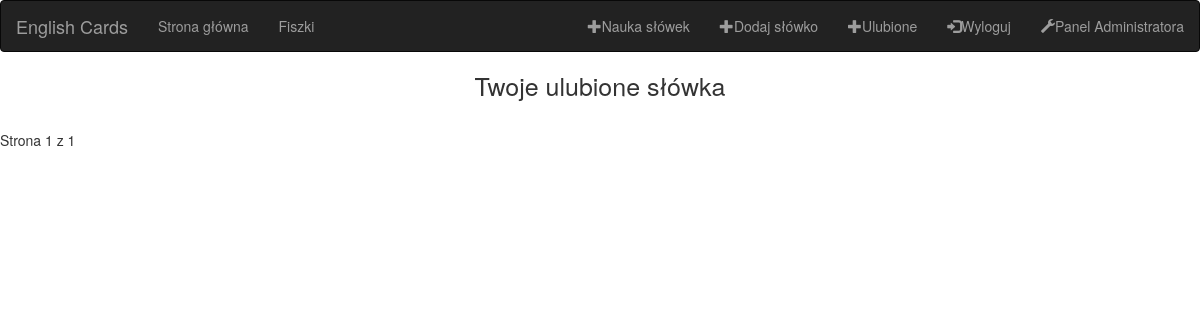
/ulubione/ (signed in), run on an earlier commit of the app's database.
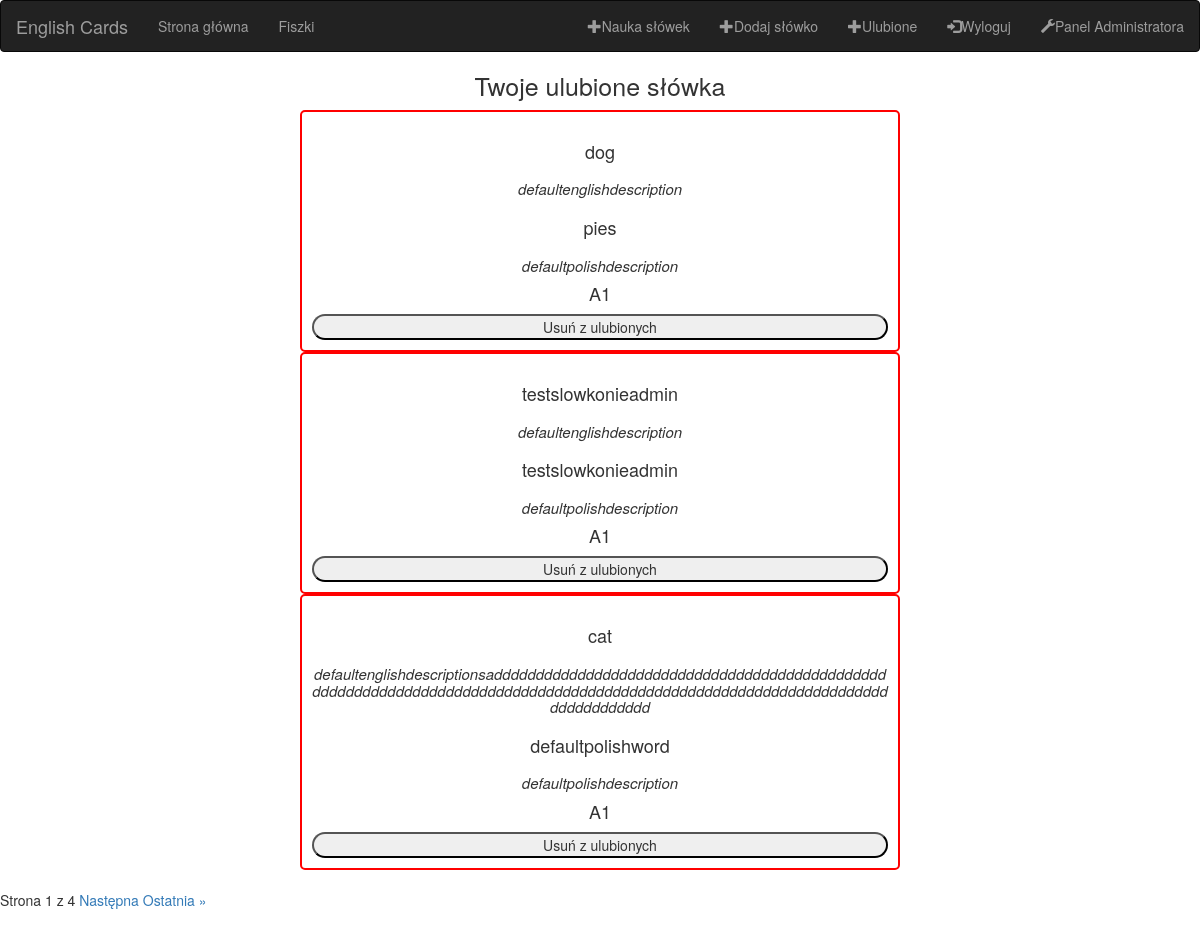
And on a later commit of the database.
### words/models.py (models this page shows, shortened)
class FavoriteUserCards(models.Model):
    user = models.ForeignKey(User, verbose_name="Użytkownik",on_delete=models.CASCADE)
    card = models.ForeignKey(MemoryCard, verbose_name="Karta",on_delete=models.CASCADE)
    class Meta:
        verbose_name = "Ulubiona karta"
        verbose_name_plural = "Ulubione karty"

class MemoryCard(models.Model):
    polishName = models.CharField(verbose_name="Polskie słowo", blank=False, null=False, default = "defaultpolishword", max_length=50)
    englishName = models.CharField(verbose_name="Angielskie słowo", blank=False, null=False, default = "defaultenglishword", max_length=50)
    polishDescription = models.TextField(verbose_name="Polski opis", blank=False, null=False, default = "defaultpolishdescription", max_length=500)
    englishDescription = models.TextField(verbose_name="Angielski opis", blank=False, null=False, default = "defaultenglishdescription", max_length=500)
    wordLevel = models.IntegerField(choices=english_level, default=0, verbose_name='Poziom słówka')
    confirmation_status = models.IntegerField(choices=confirmation_status, default=0, verbose_name='Status')
    class Meta:
        verbose_name = "Słówko"
        verbose_name_plural = "Słówka"

### logins/views.py (the view, shortened to what this page needs)
# urls.py: path('ulubione/', logins_views.userFavorites, name = 'userFavorites'),
def userFavorites(request):
    favoriteCards = FavoriteUserCards.objects.filter(user = request.user)
    paginator = Paginator(favoriteCards, 3)
    page_number = request.GET.get("page")
    favoriteCards = paginator.get_page(page_number)
    context = {'favoriteCards': favoriteCards}
    iterator = 0
    return render (request, 'logins/userfavorites.html',context)

### logins/templates/logins/userfavorites.html (shortened to what this page needs)
{% load static %}
{% include 'navbar.html' %}
<link rel ="stylesheet" href ="{% static 'logins/userfavorites.css' %}">
<h1>Twoje ulubione słówka</h1>
{% for favorite in favoriteCards %}
<form method="POST">
<div class = "word">
    <h2>{{favorite.card.englishName}}</h2>
    <h3>{{favorite.card.englishDescription}}</h3>
    <h2>{{favorite.card.polishName}}</h2>
    <h3>{{favorite.card.polishDescription}}</h3>
    <h4>{{favorite.card.get_wordLevel_display}}</h4>
    <input type="submit" value="Usuń z ulubionych" name="{{favorite.card.englishName}},{{favorite.card.polishName}}" style="width: 100%;border-radius: 30px;">
    </div>
    </form>
{% endfor %}
<div class="pagination">
    <span class="step-links">
        <span class="current">
            Strona {{ favoriteCards.number }} z {{ favoriteCards.paginator.num_pages }}
        </span>
        {% if favoriteCards.has_next %}
            <a href="?page={{ favoriteCards.next_page_number }}">Następna</a>
            <a href="?page={{ favoriteCards.paginator.num_pages }}">Ostatnia &raquo;</a>
        {% endif %}
    </span>
</div>

### templates/navbar.html (shortened to what this page needs)
<!DOCTYPE html>
<html lang="en">
<head>
  <link rel="stylesheet" href="https://maxcdn.bootstrapcdn.com/bootstrap/3.4.1/css/bootstrap.min.css">
</head>
<body>
<nav class="navbar navbar-inverse">
  <div class="container-fluid">
    <div class="navbar-header">
      {% if user.is_authenticated  %}
      <a class="navbar-brand" href="{% url 'home' %}">English Cards</a>
    </div>
    <ul class="nav navbar-nav">
      <li><a href="{% url 'home' %}">Strona główna</a></li>
    </ul>
    <ul class="nav navbar-nav">
      <li><a href="{% url 'learnWord' %}">Fiszki</a></li>
    </ul>
    <ul class="nav navbar-nav navbar-right">
      <li><a href="{% url 'selectLevel' %}"><span class="glyphicon glyphicon-plus"></span>Nauka słówek</a></li>
      <li><a href="{% url 'addWord' %}"><span class="glyphicon glyphicon-plus"></span>Dodaj słówko</a></li>
      <li><a href="{% url 'userFavorites' %}"><span class="glyphicon glyphicon-plus"></span>Ulubione</a></li>
      <li><a href="{% url 'logout' %}"><span class="glyphicon glyphicon-log-in"></span>Wyloguj</a></li>
      {% if user.is_authenticated and request.user.is_staff %}
      <li><a href="{% url 'admin:index' %}"><span class="glyphicon glyphicon-wrench"></span>Panel Administratora</a></li>
    </ul>
      {% endif %}
      {% else %}
      <ul class="nav navbar-nav navbar-right">
      <li><a href="{% url 'login' %}"><span class="glyphicon glyphicon-log-in"></span>Zaloguj</a></li>
      <li><a href="{% url 'register' %}"><span class="glyphicon glyphicon-user"></span>Zarejestruj się</a></li>
        </ul>
      {% endif %}
  </div>
</nav>
</body>

### logins/static/logins/userfavorites.css (style rules this page uses)
h2 { font-size: 18px; font-style: bold; }
h3 { font-size: 15px; font-style: italic; }
.word { width: 50%; text-align: center; border: 2px solid red; border-radius: 5px; margin: 0 auto; padding: 10px; word-wrap: break-word; }
h1 { text-align: center; font-size: 25px; }

What changed in the data, as far as the page shows it:
added FavoriteUserCards: card.englishName "dog", card.englishDescription "defaultenglishdescription", card.polishName "pies", card.polishDescription "defaultpolishdescription", card.wordLevel "A1"
added FavoriteUserCards: card.englishName "testslowkonieadmin", card.englishDescription "defaultenglishdescription", card.polishName "testslowkonieadmin", card.polishDescription "defaultpolishdescription", card.wordLevel "A1"
added FavoriteUserCards: card.englishName "cat", card.englishDescription "defaultenglishdescriptionsadddddddddddddddddddddddddddddddddddddddddddddddddddddddddddddddddddddddddddddddddddddddddddddddddddddddddddddddddddddddddddddddd", card.polishName "defaultpolishword", card.polishDescription "defaultpolishdescription", card.wordLevel "A1"
Also different on the page:
{{ favoriteCards.paginator.num_pages }}: "1" → "4"
text now shown: "Następna Ostatnia »"
